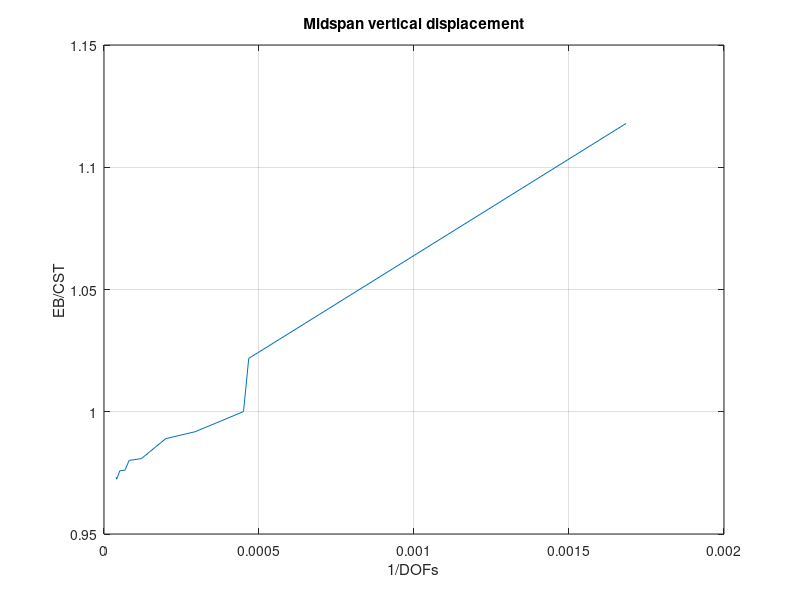
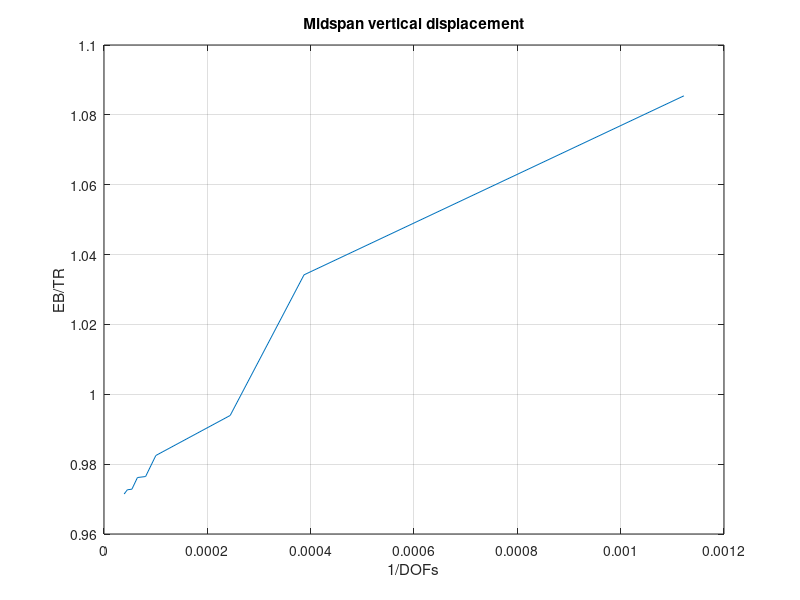
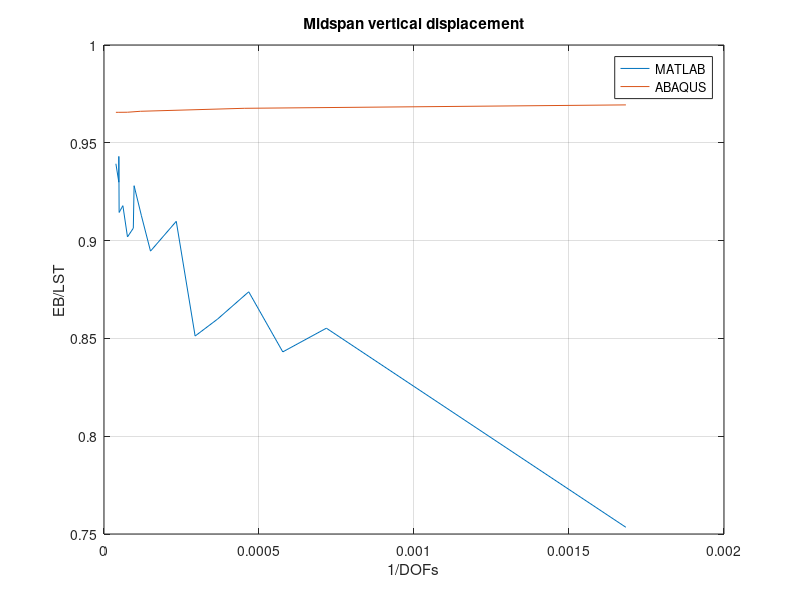
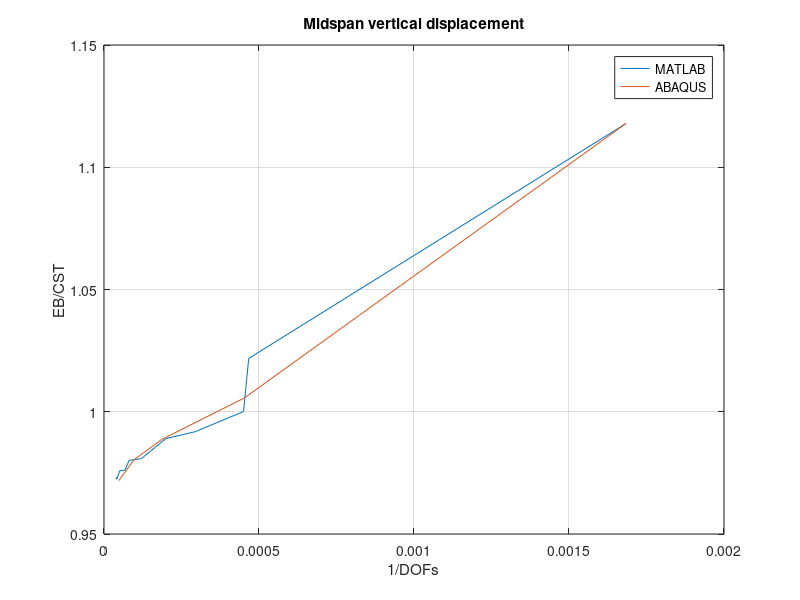

MATLAB code for these plots, in order:
clear all;
close all;
clc;
Euler = 0.001190476190476;

CST_dofs = [594,2142,2222,3402,5022,8282,10302,12322,14762,17182,19602,22842,24462,25662];
CST = [0.001064951716968,0.001165059242005,0.001190388895012,0.001200283991053,0.001203717354782,0.001213720937214,...
    0.001214289517394,0.001214598443731,0.001219601547756,0.001219790119117,0.001219912491413,0.001223069785971,0.001224238175844,...
    0.001223154500608];

LST_dofs = [594,1394,1734,2142,2730,3402,4290,6666,8282,10302,10578,13202,16422,20502,20898,20930,26082];
LST = [0.001580072703449,0.001392014990965,0.001412019295893,0.001362374920909,0.001384481393102,0.001398571095398,...
    0.001308427179395,0.001330708354128,0.001304366004828,0.001282749399446,0.001313490942182,...
    0.001319996006625,0.001297014379057,0.001301927429989,0.001262376654595,0.001280249347114,0.001267409217244];


TR_dofs = [891,2583,4095,9963,12423,15453,18513,22143,25545];
TR = [0.001096762300234,0.001151110756730,0.001197741821396,0.001211703000320,...
    0.001219183865479,0.001219542219717,0.001223723184922,0.001223937663794,0.001225441416596];


% figure;
% plot(Euler./LST,1./LST_dofs);
% grid on;
% ylabel('1/DOFs'); xlabel('EB/LST');
% title('Midspan vertical displacement');

figure;
plot(1./CST_dofs,Euler./CST);
grid on;
xlabel('1/DOFs'); ylabel('EB/CST');
title('Midspan vertical displacement');

figure;
plot(1./TR_dofs,Euler./TR);
grid on;
xlabel('1/DOFs'); ylabel('EB/TR');
title('Midspan vertical displacement');


%% ABAQUS

LST_dofs_A = [594,2210,8514,13202,20930,26082];
LST_A = [0.00122808,0.00123029,0.00123223,0.00123285,0.0012329,0.00123291];

figure;
plot(1./LST_dofs,Euler./LST,1./LST_dofs_A,Euler./LST_A);
grid on;
xlabel('1/DOFs'); ylabel('EB/LST');
title('Midspan vertical displacement');
legend('MATLAB','ABAQUS');


CST_dofs_A = [594,2210,5346,10302,20930];
CST_A = [0.00106495,0.00118384,0.00120405,0.00121429,0.00122499];

figure;
plot(1./CST_dofs,Euler./CST,1./CST_dofs_A,Euler./CST_A);
grid on;
xlabel('1/DOFs'); ylabel('EB/CST');
title('Midspan vertical displacement');
legend('MATLAB','ABAQUS');